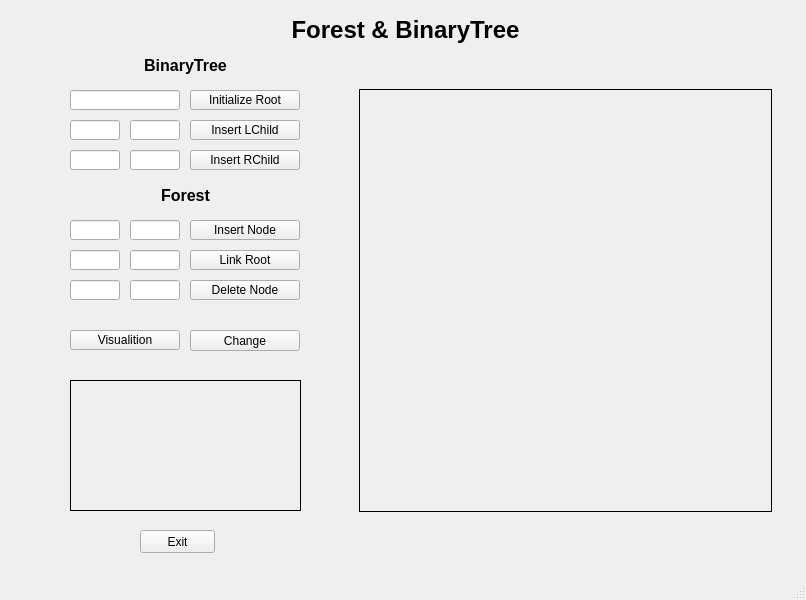
<?xml version="1.0" encoding="UTF-8"?>
<ui version="4.0">
 <class>MainWindow</class>
 <widget class="QMainWindow" name="MainWindow">
  <property name="geometry">
   <rect>
    <x>0</x>
    <y>0</y>
    <width>806</width>
    <height>600</height>
   </rect>
  </property>
  <property name="windowTitle">
   <string>MainWindow</string>
  </property>
  <property name="styleSheet">
   <string notr="true">font: 25 10pt &quot;微软雅黑 Light&quot;;
background-image: url(:/new/prefix1/123.jpg);
</string>
  </property>
  <widget class="QWidget" name="centralwidget">
   <widget class="QLabel" name="label_6">
    <property name="geometry">
     <rect>
      <x>0</x>
      <y>10</y>
      <width>811</width>
      <height>41</height>
     </rect>
    </property>
    <property name="lineWidth">
     <number>1</number>
    </property>
    <property name="text">
     <string>&lt;html&gt;&lt;head/&gt;&lt;body&gt;&lt;p align=&quot;center&quot;&gt;&lt;span style=&quot; font-size:18pt; font-weight:600;&quot;&gt;Forest &amp;amp; BinaryTree&lt;/span&gt;&lt;/p&gt;&lt;/body&gt;&lt;/html&gt;</string>
    </property>
    <property name="textFormat">
     <enum>Qt::AutoText</enum>
    </property>
    <property name="scaledContents">
     <bool>false</bool>
    </property>
   </widget>
   <widget class="QLabel" name="label_7">
    <property name="geometry">
     <rect>
      <x>100</x>
      <y>50</y>
      <width>171</width>
      <height>31</height>
     </rect>
    </property>
    <property name="styleSheet">
     <string notr="true">background-image: url(:/new/prefix1/123.jpg);</string>
    </property>
    <property name="lineWidth">
     <number>1</number>
    </property>
    <property name="text">
     <string>&lt;html&gt;&lt;head/&gt;&lt;body&gt;&lt;p align=&quot;center&quot;&gt;&lt;span style=&quot; font-size:12pt; font-weight:600;&quot;&gt;BinaryTree&lt;/span&gt;&lt;/p&gt;&lt;/body&gt;&lt;/html&gt;</string>
    </property>
    <property name="textFormat">
     <enum>Qt::AutoText</enum>
    </property>
    <property name="scaledContents">
     <bool>false</bool>
    </property>
   </widget>
   <widget class="QLineEdit" name="RootEdit">
    <property name="geometry">
     <rect>
      <x>70</x>
      <y>90</y>
      <width>110</width>
      <height>20</height>
     </rect>
    </property>
   </widget>
   <widget class="QLineEdit" name="FatherL">
    <property name="geometry">
     <rect>
      <x>70</x>
      <y>120</y>
      <width>50</width>
      <height>20</height>
     </rect>
    </property>
   </widget>
   <widget class="QLineEdit" name="LChild">
    <property name="geometry">
     <rect>
      <x>130</x>
      <y>120</y>
      <width>50</width>
      <height>20</height>
     </rect>
    </property>
   </widget>
   <widget class="QLineEdit" name="FatherR">
    <property name="geometry">
     <rect>
      <x>70</x>
      <y>150</y>
      <width>50</width>
      <height>20</height>
     </rect>
    </property>
   </widget>
   <widget class="QLineEdit" name="RChild">
    <property name="geometry">
     <rect>
      <x>130</x>
      <y>150</y>
      <width>50</width>
      <height>20</height>
     </rect>
    </property>
   </widget>
   <widget class="QPushButton" name="pushButton">
    <property name="geometry">
     <rect>
      <x>190</x>
      <y>90</y>
      <width>110</width>
      <height>20</height>
     </rect>
    </property>
    <property name="text">
     <string>Initialize Root</string>
    </property>
   </widget>
   <widget class="QPushButton" name="InsertLChild">
    <property name="geometry">
     <rect>
      <x>190</x>
      <y>120</y>
      <width>110</width>
      <height>20</height>
     </rect>
    </property>
    <property name="text">
     <string>Insert LChild</string>
    </property>
   </widget>
   <widget class="QPushButton" name="InsertRChild">
    <property name="geometry">
     <rect>
      <x>190</x>
      <y>150</y>
      <width>110</width>
      <height>20</height>
     </rect>
    </property>
    <property name="text">
     <string>Insert RChild</string>
    </property>
   </widget>
   <widget class="QPushButton" name="BTreeShow">
    <property name="geometry">
     <rect>
      <x>70</x>
      <y>330</y>
      <width>110</width>
      <height>20</height>
     </rect>
    </property>
    <property name="text">
     <string>Visualition</string>
    </property>
   </widget>
   <widget class="QPushButton" name="Change">
    <property name="geometry">
     <rect>
      <x>190</x>
      <y>330</y>
      <width>110</width>
      <height>21</height>
     </rect>
    </property>
    <property name="text">
     <string>Change</string>
    </property>
   </widget>
   <widget class="QLabel" name="label_8">
    <property name="geometry">
     <rect>
      <x>100</x>
      <y>180</y>
      <width>171</width>
      <height>31</height>
     </rect>
    </property>
    <property name="styleSheet">
     <string notr="true">background-image: url(:/new/prefix1/123.jpg);</string>
    </property>
    <property name="lineWidth">
     <number>1</number>
    </property>
    <property name="text">
     <string>&lt;html&gt;&lt;head/&gt;&lt;body&gt;&lt;p align=&quot;center&quot;&gt;&lt;span style=&quot; font-size:12pt; font-weight:600;&quot;&gt;Forest&lt;/span&gt;&lt;/p&gt;&lt;/body&gt;&lt;/html&gt;</string>
    </property>
    <property name="textFormat">
     <enum>Qt::AutoText</enum>
    </property>
    <property name="scaledContents">
     <bool>false</bool>
    </property>
   </widget>
   <widget class="QLineEdit" name="FatherInsert">
    <property name="geometry">
     <rect>
      <x>70</x>
      <y>220</y>
      <width>50</width>
      <height>20</height>
     </rect>
    </property>
   </widget>
   <widget class="QLineEdit" name="Root1">
    <property name="geometry">
     <rect>
      <x>70</x>
      <y>250</y>
      <width>50</width>
      <height>20</height>
     </rect>
    </property>
   </widget>
   <widget class="QLineEdit" name="Root2">
    <property name="geometry">
     <rect>
      <x>130</x>
      <y>250</y>
      <width>50</width>
      <height>20</height>
     </rect>
    </property>
   </widget>
   <widget class="QPushButton" name="pushButton_7">
    <property name="geometry">
     <rect>
      <x>190</x>
      <y>220</y>
      <width>110</width>
      <height>20</height>
     </rect>
    </property>
    <property name="text">
     <string>Insert Node</string>
    </property>
   </widget>
   <widget class="QLineEdit" name="ChildInsert">
    <property name="geometry">
     <rect>
      <x>130</x>
      <y>220</y>
      <width>50</width>
      <height>20</height>
     </rect>
    </property>
   </widget>
   <widget class="QPushButton" name="pushButton_8">
    <property name="geometry">
     <rect>
      <x>190</x>
      <y>250</y>
      <width>110</width>
      <height>20</height>
     </rect>
    </property>
    <property name="text">
     <string>Link Root</string>
    </property>
   </widget>
   <widget class="QLineEdit" name="FatherDelete">
    <property name="geometry">
     <rect>
      <x>70</x>
      <y>280</y>
      <width>50</width>
      <height>20</height>
     </rect>
    </property>
   </widget>
   <widget class="QLineEdit" name="ChildDelete">
    <property name="geometry">
     <rect>
      <x>130</x>
      <y>280</y>
      <width>50</width>
      <height>20</height>
     </rect>
    </property>
   </widget>
   <widget class="QPushButton" name="pushButton_10">
    <property name="geometry">
     <rect>
      <x>190</x>
      <y>280</y>
      <width>110</width>
      <height>20</height>
     </rect>
    </property>
    <property name="text">
     <string>Delete Node</string>
    </property>
   </widget>
   <widget class="QLabel" name="label">
    <property name="geometry">
     <rect>
      <x>70</x>
      <y>380</y>
      <width>231</width>
      <height>131</height>
     </rect>
    </property>
    <property name="frameShape">
     <enum>QFrame::Box</enum>
    </property>
    <property name="text">
     <string/>
    </property>
   </widget>
   <widget class="QPushButton" name="Exit">
    <property name="geometry">
     <rect>
      <x>140</x>
      <y>530</y>
      <width>75</width>
      <height>23</height>
     </rect>
    </property>
    <property name="text">
     <string>Exit</string>
    </property>
   </widget>
   <widget class="QScrollArea" name="scrollArea">
    <property name="geometry">
     <rect>
      <x>350</x>
      <y>80</y>
      <width>431</width>
      <height>441</height>
     </rect>
    </property>
    <property name="frameShape">
     <enum>QFrame::NoFrame</enum>
    </property>
    <property name="widgetResizable">
     <bool>true</bool>
    </property>
    <widget class="QWidget" name="scrollAreaWidgetContents">
     <property name="geometry">
      <rect>
       <x>0</x>
       <y>0</y>
       <width>431</width>
       <height>441</height>
      </rect>
     </property>
     <layout class="QGridLayout" name="gridLayout">
      <item row="0" column="0">
       <widget class="QLabel" name="label_2">
        <property name="frameShape">
         <enum>QFrame::Box</enum>
        </property>
        <property name="text">
         <string/>
        </property>
       </widget>
      </item>
     </layout>
    </widget>
   </widget>
  </widget>
  <widget class="QStatusBar" name="statusbar"/>
 </widget>
 <resources/>
 <connections/>
</ui>
